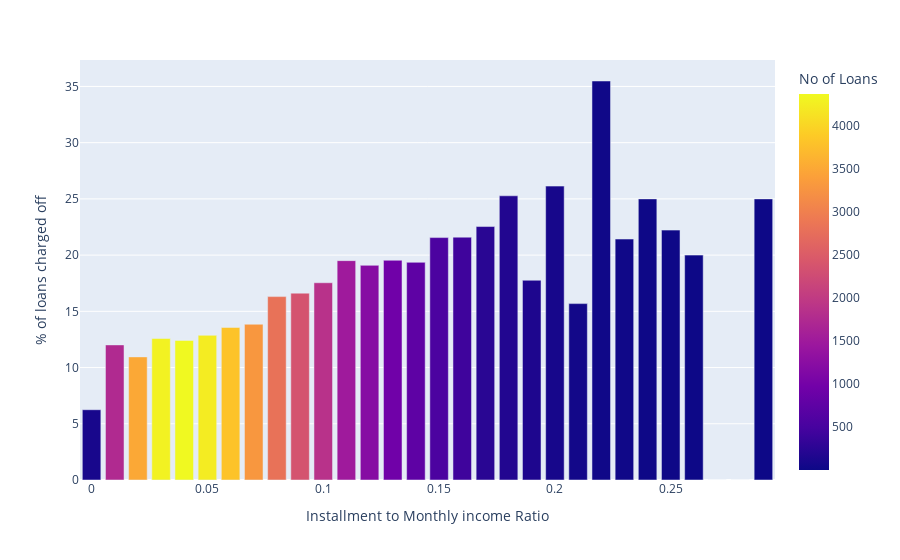

Source (notebook cell):
### Code cell
df=pd.DataFrame(Data_LC[Data_LC.installment_mon_inc<0.3].installment_mon_inc.value_counts())
df['C_off']=0
for x in range(len(df)):
    df.iat[x,1]=len((Data_LC[(Data_LC.installment_mon_inc==df.index[x])&(Data_LC.loan_status=="Charged Off")]))
df['percent']=df.C_off*100/df.installment_mon_inc
px.bar(df,x=df.index,y='percent',labels={'index':'Installment to Monthly income Ratio','percent':'% of loans charged off','installment_mon_inc':'No of Loans'},color='installment_mon_inc')

### Figure 1 — Plotly figure (JSON) as saved in the notebook; plotly's stock layout.template omitted (floating-point values rounded to 4 significant figures)
{"data": [{"alignmentgroup": "True", "hovertemplate": "Installment to Monthly income Ratio=%{x}<br>% of loans charged off=%{y}<br>No of Loans=%{marker.color}<extra></extra>", "legendgroup": "", "marker": {"color": [4367, 4291, 4228, 3803, 3498, 3292, 2808, 2365, 1864, 1748, 1507, 1210, 957, 749, 552, 426, 244, 182, 152, 96, 88, 51, 31, 28, 12, 9, 5, 4, 4, 4], "coloraxis": "coloraxis", "pattern": {"shape": ""}}, "name": "", "offsetgroup": "", "orientation": "v", "showlegend": false, "textposition": "auto", "type": "bar", "x": [0.04, 0.03, 0.05, 0.06, 0.02, 0.07, 0.08, 0.09, 0.1, 0.01, 0.11, 0.12, 0.13, 0.14, 0.15, 0.16, 0.17, 0.18, 0.19, 0, 0.2, 0.21, 0.22, 0.23, 0.24, 0.25, 0.26, 0.27, 0.29, 0.28], "xaxis": "x", "y": [12.41, 12.58, 12.87, 13.57, 10.95, 13.85, 16.31, 16.62, 17.54, 12.01, 19.51, 19.09, 19.54, 19.36, 21.56, 21.6, 22.54, 25.27, 17.76, 6.25, 26.14, 15.69, 35.48, 21.43, 25, 22.22, 20, 0, 25, 0], "yaxis": "y"}], "layout": {"barmode": "relative", "coloraxis": {"colorbar": {"title": {"text": "No of Loans"}}, "colorscale": [[0, "#0d0887"], [0.1111, "#46039f"], [0.2222, "#7201a8"], [0.3333, "#9c179e"], [0.4444, "#bd3786"], [0.5556, "#d8576b"], [0.6667, "#ed7953"], [0.7778, "#fb9f3a"], [0.8889, "#fdca26"], [1, "#f0f921"]]}, "legend": {"tracegroupgap": 0}, "margin": {"t": 60}, "xaxis": {"anchor": "y", "domain": [0, 1], "title": {"text": "Installment to Monthly income Ratio"}}, "yaxis": {"anchor": "x", "domain": [0, 1], "title": {"text": "% of loans charged off"}}}}
